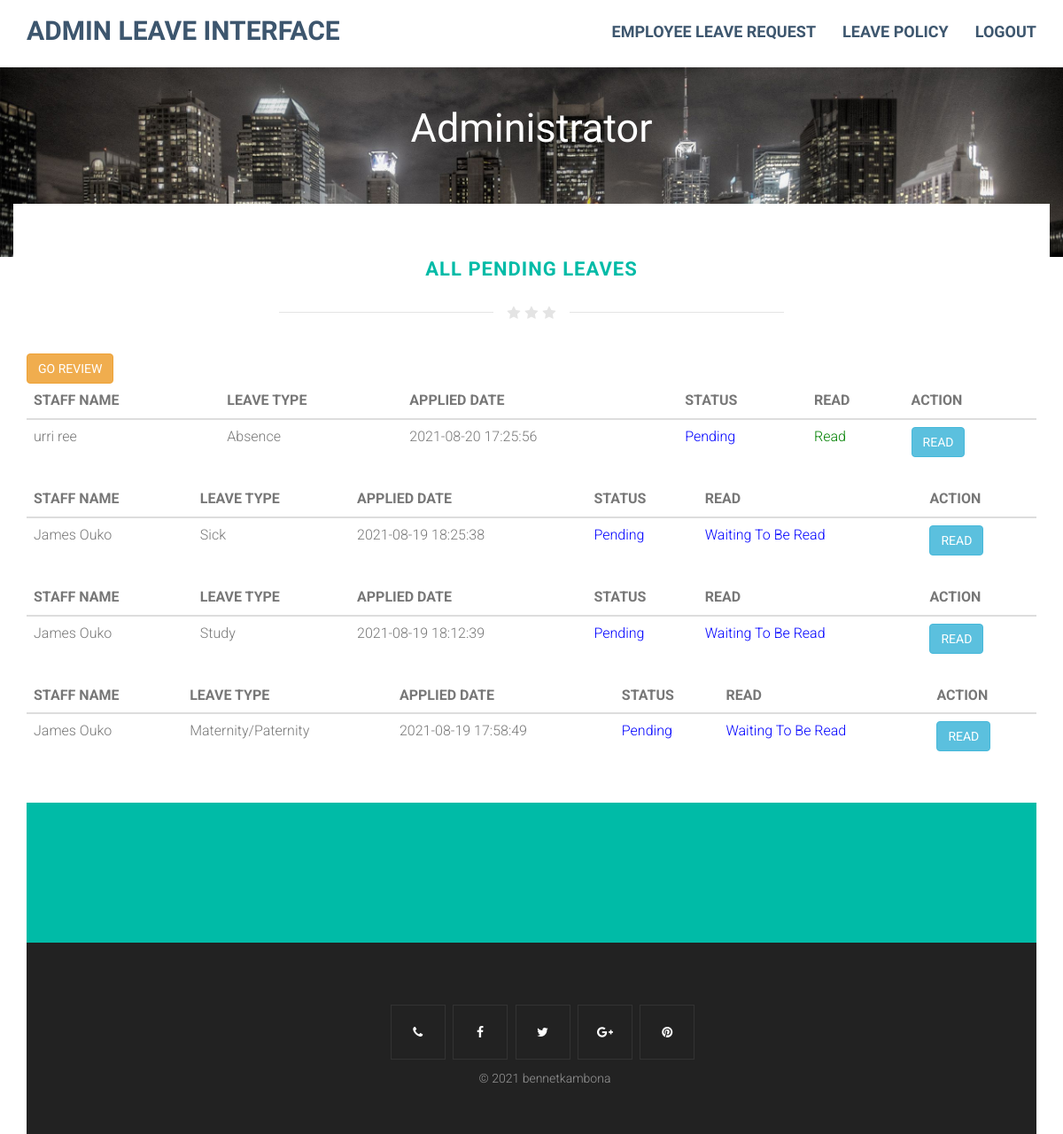
Screenshot of /pending.php (signed in) with the database file from the repository.
### tables this page shows
CREATE TABLE IF NOT EXISTS `leave_details` (
  `id` int(11) NOT NULL AUTO_INCREMENT,
  `employee_id` varchar(10) NOT NULL,
  `startdate` varchar(250) NOT NULL,
  `enddate` varchar(250) NOT NULL,
  `type` varchar(50) NOT NULL,
  `reasons` varchar(500) NOT NULL,
  `remaining_days` int(30) NOT NULL,
  `status` int(1) NOT NULL DEFAULT '0',
  `isread` int(1) NOT NULL DEFAULT '0',
  `posting_date` datetime NOT NULL DEFAULT CURRENT_TIMESTAMP,
  `deleted` int(10) NOT NULL DEFAULT '0',
  PRIMARY KEY (`id`),
  KEY `fk` (`employee_id`)
);

CREATE TABLE IF NOT EXISTS `register` (
  `employee_id` varchar(10) NOT NULL,
  `department` text NOT NULL,
  `firstname` text NOT NULL,
  `lastname` text NOT NULL,
  `email` varchar(50) NOT NULL,
  `date_hired` date NOT NULL,
  `password` varchar(70) NOT NULL,
  `user_type` varchar(10) NOT NULL DEFAULT 'employee',
  `available_days` int(10) NOT NULL DEFAULT '30',
  PRIMARY KEY (`employee_id`),
  UNIQUE KEY `password_2` (`password`),
  KEY `password_3` (`password`)
);

### pending.php (the view, shortened to what this page needs)
<!DOCTYPE html>
<html>
<head>
<link href="css/bootstrap.min.css" rel="stylesheet">
<link href="https://maxcdn.bootstrapcdn.com/font-awesome/4.6.3/css/font-awesome.min.css" rel="stylesheet">
<link href="css/style.css" rel="stylesheet">
</head>
<body>
<header class="item header margin-top-0">
<div class="wrapper">
    <nav role="navigation" class="navbar navbar-white navbar-embossed navbar-lg navbar-fixed-top">
    <div class="container">
        <div class="navbar-header">
            <a href="index.html" class="navbar-brand brand"> Admin Leave Interface </a>
        </div>
        <div id="navbar-collapse-02" class="collapse navbar-collapse">
            <ul class="nav navbar-nav navbar-right">
                <li class="propClone"><a href="admin_interface.php">Employee Leave Request</a></li>
                <li class="propClone"><a href="update_policy.php">Leave Policy</a></li>
                <li class="propClone"><a href="logout.php" name="logout">Logout</a></li>
            </ul>
        </div>
    </div>
    </nav>
    <div class="container">
        <div class="row">
            <div class="col-md-12 text-center">
                <div class="text-pageheader">
                    <div class="subtext-image" data-scrollreveal="enter bottom over 1.7s after 0.0s">
                          Administrator
                    </div>
                </div>
            </div>
        </div>
    </div>
</div>
</header>
<section class="item content">
<div class="container toparea">
    <div class="underlined-title">
        <div class="editContent">
            <h1 class="text-center latestitems" style="color:#00bba7">All PENDING LEAVES</h1>
        <div class="wow-hr type_short">
            <span class="wow-hr-h">
            <i class="fa fa-star"></i>
            <i class="fa fa-star"></i>
            <i class="fa fa-star"></i>
            </span>
        </div>
    </div>
    <div class="d-flex flex-wrap">
    <a href="admin_interface.php" class="btn btn-warning">GO REVIEW</a>
</div>
    <div>
        <?php
                            $status=0;
            $conn = new mysqli('localhost', 'root','','employee_ls');
            $sql = "SELECT leave_details.id as lid,register.firstname,register.lastname,register.department,register.employee_id,leave_details.type,leave_details.posting_date,leave_details.status,leave_details.isread FROM leave_details JOIN register on leave_details.employee_id=register.employee_id where status= '$status' order by lid desc";
                                    $query = mysqli_query($conn, $sql) or die(mysqli_error());
                                    while ($row = mysqli_fetch_array($query)) {
                                 ?>
       <div class="card-box mb-30">
                <div class="pb-20">
                    <table class="data-table table stripe hover nowrap">
                        <thead>
                            <tr>
                                <th class="table-plus datatable-nosort">STAFF NAME</th>
                                <th>LEAVE TYPE</th>
                                <th>APPLIED DATE</th>
                                <th>STATUS</th>
                                <th>READ</th>
                                <th class="datatable-nosort">ACTION</th>
                            </tr>
                        </thead>
                        <tbody>
                            <tr>
                                <td><?php echo $row['firstname']." ".$row['lastname'];?></td>
                                <td><?php echo $row['type']; ?></td>
                                <td><?php echo $row['posting_date']; ?></td>
                                <td><?php $stats=$row['status'];
                                 if($stats==1){
                                  ?>
                                      <span style="color: green">Approved</span>
                                      <?php } if($stats==2)  { ?>
                                     <span style="color: red">Rejected</span>
                                      <?php } if($stats==0)  { ?>
                                 <span style="color: blue">Pending</span>
                                 <?php } ?>
                                </td>
                                <td><?php $stats=$row['isread'];
                                 if($stats==1){
                                  ?>
                                           <span style="color: green">Read</span>
                                            <?php } if($stats==2)  { ?>
                                            <?php } if($stats==0)  { ?>
                                           <span style="color: blue">Waiting To Be Read</span>
                                           <?php } ?>
                                </td>
                                <form method="POST" action="">
                                    <td>
                                <a href="read_leave.php?leaveid=<?php echo$row['lid'];?>" class="btn btn-info" name="read">READ</a>
                                    </td>
                                </form>
                            </tr>
                            <?php }?>
                                    </tbody></table>
        </div>
    </div>
</div>
<section class="content-block" style="background-color:#00bba7;">
<div class="container text-center">
    <div class="row">
        <div class="col-sm-10 col-sm-offset-1">
        </div>
    </div>
</div>
</section>
<div class="footer text-center">
    <div class="container">
        <div class="row">
            <ul class="social-iconsfooter">
                <li><a href="#"><i class="fa fa-phone"></i></a></li>
                <li><a href="#"><i class="fa fa-facebook"></i></a></li>
                <li><a href="#"><i class="fa fa-twitter"></i></a></li>
                <li><a href="#"><i class="fa fa-google-plus"></i></a></li>
                <li><a href="#"><i class="fa fa-pinterest"></i></a></li>
            </ul>
            <p>
                 &copy; 2021 bennetkambona<br/>
            </p>
        </div>
    </div>
</div>
</body>
</html>

### css/style.css (style rules this page uses)
body { font-family:Roboto; font-weight:300; font-size:16px; color:#777; line-height:1.7; }
h1,h2,h3,h4,h5,h6 { font-family:Roboto; font-weight:700; }
.content-block { padding:50px 0; margin-top:50px; }
.navbar-lg { min-height:76px; }
.navbar-lg .navbar-brand { line-height:1; padding-top:20px; padding-bottom:26px; font-size:30px; }
header .navbar-white a { color:#3D566E; font-weight:700; }
.item.content,.item.portfolio,.item.team,.item.pricing,.item.contact { padding-top:40px; padding-bottom:0px; }
header .navbar-white { background:#fff; box-shadow:0px 3px 2px 0px rgba(50,50,50,0.1); }
.item.header { background-image:url(../images/homeimg.jpg); background-repeat:no-repeat; background-position:0% top; background-size:cover; background-attachment:scroll; background-color:rgba(0,0,0,0); }
.navbar-nav,.navbar>.container .navbar-brand { font-family:Dosis; text-transform:uppercase; }
.text-pageheader { text-align:center; color:#fff; z-index:2; position:relative; font-size:45px; line-height:90px; text-transform:uppercase; padding-top:100px; padding-bottom:100px; font-weight:700; font-family:Dosis; }
.subtext-image { text-transform:none; font-weight:100 !Important; }
.toparea { background:#fff; margin-top:-100px; padding-top:30px; }
h1.latestitems { font-size:22px; line-height:28px; color:#444; text-transform:uppercase; letter-spacing:1px; margin-top:0; }
.wow-hr { position:relative; font-size:0; text-align:center; height:24px; margin:auto; margin-top:2%; margin-bottom:3%; width:50%; padding:2px 0; overflow:hidden; clear:both; }
.wow-hr-h:before { left:-13px; margin-left:-50%; background:#f7f7f7; }
.wow-hr-h:after { left:13px; margin-right:-50%; }
.wow-hr-h:before,.wow-hr-h:after { display:inline-block; content:""; height:1px; width:50%; margin-top:9px; vertical-align:top; position:relative; background-color:#e4e4e4; }
.wow-hr-h i { font-size:16px; line-height:20px; height:20px; width:20px; vertical-align:top; text-align:center; color:#e4e4e4; }
.footer ul.social-iconsfooter li { display:inline-block; float:none; position:relative; background:transparent; margin-right:5px; border:1px solid #333; }
.footer ul.social-iconsfooter li a { color:#fff; width:60px; height:60px; line-height:60px; display:inline-block; }
.footer { background:#222; color:#999; font-size:14px; padding:60px 0 40px 0; margin-top:0px; }
ul,ol { -moz-padding-start:0px; -webkit-padding-start:0px; -khtml-padding-start:0px; -o-padding-start:0px; padding-start:0px; padding-left:0px; }
.footer a { color:#00bba7; }
@media (min-width:768px) { .navbar-lg .navbar-nav>li>a { padding-top:26px; padding-bottom:26px; font-size:18px; } }

### rows the page displays
leave_details: employee.firstname "urri", employee.lastname "ree", type "Absence", posting_date "2021-08-20 17:25:56", status "Pending", isread "Read"
leave_details: employee.firstname "James", employee.lastname "Ouko", type "Sick", posting_date "2021-08-19 18:25:38", status "Pending", isread "Waiting To Be Read"
leave_details: employee.firstname "James", employee.lastname "Ouko", type "Study", posting_date "2021-08-19 18:12:39", status "Pending", isread "Waiting To Be Read"
leave_details: employee.firstname "James", employee.lastname "Ouko", type "Maternity/Paternity", posting_date "2021-08-19 17:58:49", status "Pending", isread "Waiting To Be Read"
